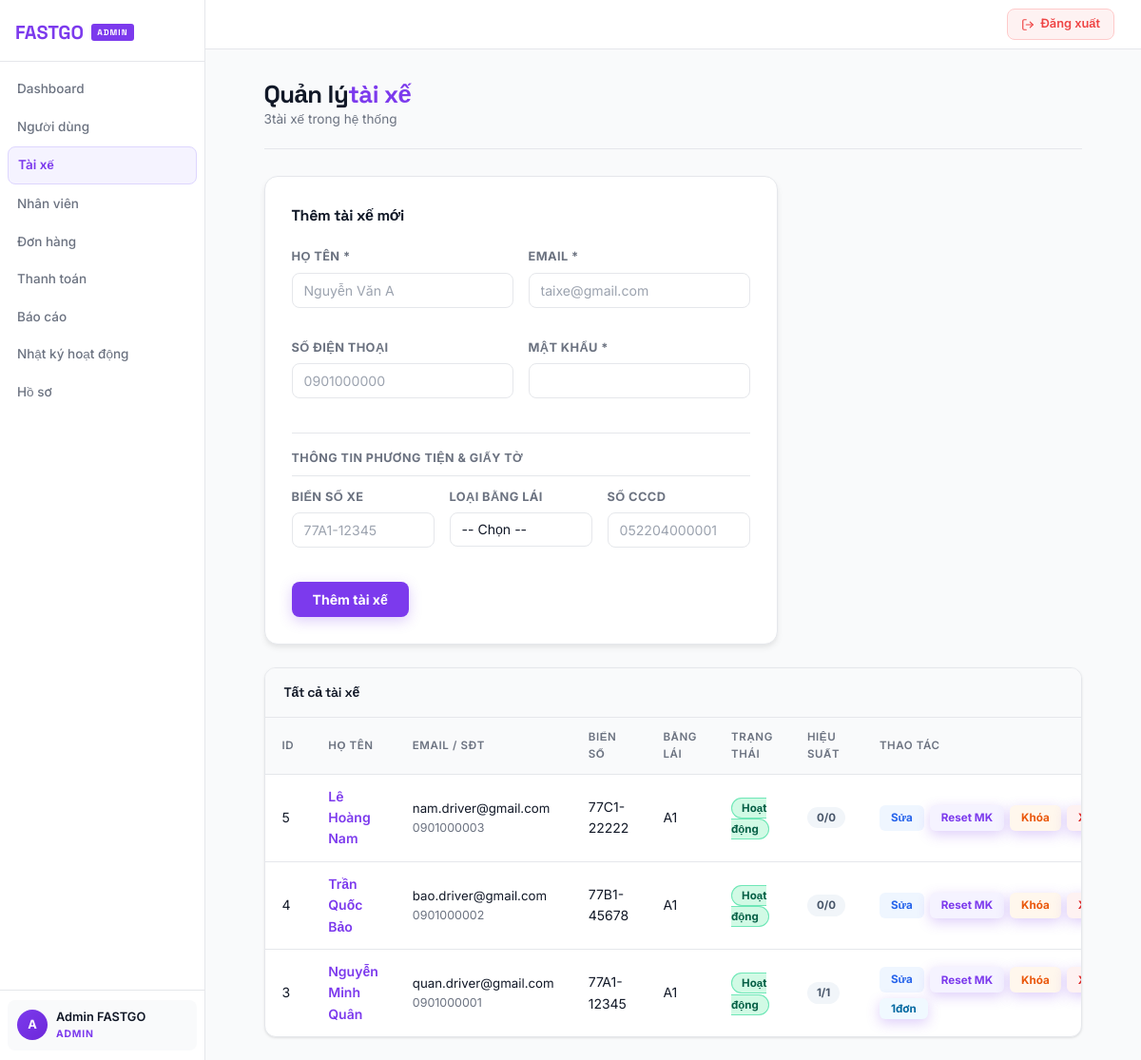
Screenshot of /admin/drivers.php (signed in) with the database file from the repository.
### tables this page shows
CREATE TABLE `users` (
  `id` int(11) NOT NULL,
  `fullname` varchar(255) NOT NULL,
  `email` varchar(255) NOT NULL,
  `phone` varchar(20) DEFAULT NULL,
  `password` varchar(255) NOT NULL,
  `role` enum('admin','staff','driver','customer') DEFAULT 'customer',
  `status` enum('active','locked') NOT NULL DEFAULT 'active',
  `cccd` varchar(20) DEFAULT NULL,
  `birthdate` date DEFAULT NULL,
  `education` varchar(100) DEFAULT NULL,
  `vehicle_plate` varchar(20) DEFAULT NULL,
  `address` text DEFAULT NULL,
  `hometown` varchar(255) DEFAULT NULL,
  `ethnicity` varchar(100) DEFAULT NULL,
  `gender` varchar(20) DEFAULT NULL,
  `nationality` varchar(100) DEFAULT NULL,
  `religion` varchar(100) DEFAULT NULL,
  `license_type` varchar(20) DEFAULT NULL,
  `created_at` timestamp NOT NULL DEFAULT current_timestamp()
);

### admin/drivers.php (the view, shortened to what this page needs)
<?php
require "../includes/db.php";
$edit_user = null;
$drivers = $conn->query("SELECT * FROM users WHERE role='driver' ORDER BY id DESC")->fetchAll(PDO::FETCH_ASSOC);
include "../includes/header-admin.php";
?>
<div class="page-header">
 <div>
 <h2><?= $edit_user ? 'Chỉnh sửa' : 'Quản lý' ?><span>tài xế</span></h2>
 <p style="color:var(--text-muted);font-size:.85rem;margin:0;"><?= count($drivers) ?>tài xế trong hệ thống</p>
 </div>
</div>
<div class="form-card">
 <h3 style="margin:0 0 20px;font-size:1rem;"><?= $edit_user ? 'Chỉnh sửa tài xế' : 'Thêm tài xế mới' ?></h3>
 <form method="POST">
 <div class="form-grid">
 <div class="form-group">
 <label>Họ tên *</label>
 <input type="text" name="fullname" required placeholder="Nguyễn Văn A"
 value="<?= htmlspecialchars($edit_user['fullname'] ?? '') ?>">
 </div>
 <div class="form-group">
 <label>Email *</label>
 <input type="email" name="email" required placeholder="taixe@gmail.com"
 value="<?= htmlspecialchars($edit_user['email'] ?? '') ?>">
 </div>
 <div class="form-group">
 <label>Số điện thoại</label>
 <input type="text" name="phone" placeholder="0901000000"
 value="<?= htmlspecialchars($edit_user['phone'] ?? '') ?>">
 </div>
 <div class="form-group">
 <label><?= $edit_user ? 'Mật khẩu mới (bỏ trống = giữ nguyên)' : 'Mật khẩu *' ?></label>
 <input type="password" name="password" <?= $edit_user ? '' : 'required' ?>placeholder="<?= $edit_user ? 'Để trống nếu không đổi' : 'Nhập mật khẩu' ?>">
 </div>
 </div>
 <p class="form-section-title">Thông tin phương tiện & giấy tờ</p>
 <div class="form-grid3">
 <div class="form-group">
 <label>Biển số xe</label>
 <input type="text" name="vehicle_plate" placeholder="77A1-12345"
 value="<?= htmlspecialchars($edit_user['vehicle_plate'] ?? '') ?>">
 </div>
 <div class="form-group">
 <label>Loại bằng lái</label>
 <select name="license_type">
 <option value="">-- Chọn --</option>
 </select>
 </div>
 <div class="form-group">
 <label>Số CCCD</label>
 <input type="text" name="cccd" placeholder="052204000001"
 value="<?= htmlspecialchars($edit_user['cccd'] ?? '') ?>">
 </div>
 </div>
 <div class="form-actions">
 <button type="submit" class="btn-primary"><?= $edit_user ? 'Lưu thay đổi' : 'Thêm tài xế' ?></button>
 </div>
 </form>
</div>
<div class="table-wrap">
<div class="table-header"><h3>Tất cả tài xế</h3></div>
<table>
<thead>
<tr>
 <th>ID</th><th>Họ tên</th><th>Email / SĐT</th>
 <th>Biển số</th><th>Bằng lái</th>
 <th>Trạng thái</th><th>Hiệu suất</th><th style="min-width:310px">Thao tác</th>
</tr>
</thead>
<tbody>
<?php if (empty($drivers)): ?>
<tr><td colspan="8" class="empty-state"><p>Chưa có tài xế nào</p></td></tr>
<?php else: ?>
<?php foreach ($drivers as $d):
 $is_locked = (($d['status'] ?? 'active') === 'locked');
 $stats = $conn->prepare("
 SELECT
 COUNT(*) AS total,
 SUM(status='completed') AS completed,
 SUM(status IN ('assigned','picked_up','delivering')) AS active_orders
 FROM orders WHERE driver_id=?
 ");
 $stats->execute([$d['id']]);
 $st = $stats->fetch(PDO::FETCH_ASSOC);
 $total_orders = (int)$st['total'];
 $completed_orders = (int)$st['completed'];
?>
<tr style="<?= $is_locked ? 'opacity:.65;' : '' ?>">
 <td><?= $d['id'] ?></td>
 <td><strong><?= htmlspecialchars($d['fullname']) ?></strong></td>
 <td>
 <div style="font-size:.83rem"><?= htmlspecialchars($d['email']) ?></div>
 <div style="font-size:.78rem;color:var(--text-muted)"><?= htmlspecialchars($d['phone']) ?></div>
 </td>
 <td><?= htmlspecialchars($d['vehicle_plate'] ?: '—') ?></td>
 <td><?= htmlspecialchars($d['license_type'] ?: '—') ?></td>
 <td><span class="badge-<?= $is_locked ? 'locked' : 'active' ?>"><?= $is_locked ? 'Đã khóa' : 'Hoạt động' ?></span></td>
 <td>
 <div style="display:flex;gap:4px;flex-wrap:wrap;">
 <span class="stat-pill"><?= $completed_orders ?>/<?= $total_orders ?></span>
 </div>
 </td>
 <td>
 <div class="user-actions">
 <a href="?edit=<?= $d['id'] ?>" class="btn-sm btn-edit">Sửa</a>
 <button class="btn-sm btn-reset" onclick="openModal('reset', <?= $d['id'] ?>, '<?= addslashes(htmlspecialchars($d['fullname'])) ?>')">Reset MK</button>
 <?php if ($is_locked): ?>
 <button class="btn-sm btn-unlock" onclick="openModal('unlock', <?= $d['id'] ?>, '<?= addslashes(htmlspecialchars($d['fullname'])) ?>')">Mở khóa</button>
 <?php else: ?>
 <button class="btn-sm btn-lock" onclick="openModal('lock', <?= $d['id'] ?>, '<?= addslashes(htmlspecialchars($d['fullname'])) ?>')">Khóa</button>
 <?php endif; ?>
 <button class="btn-sm btn-delete" onclick="openModal('delete', <?= $d['id'] ?>, '<?= addslashes(htmlspecialchars($d['fullname'])) ?>')">Xóa</button>
 <?php if ($total_orders >0): ?>
 <button class="btn-sm btn-view" onclick="toggleOrders(<?= $d['id'] ?>)"><?= $total_orders ?>đơn</button>
 <?php endif; ?>
 </div>
 </td>
</tr>
<?php endforeach; ?>
<?php endif; ?>
</tbody>
</table>
</div>
<?php include "../includes/footer.php"; ?>

### includes/header-admin.php (style rules this page uses)
:root { --role-color:#7C3AED;--role-dark:#5B21B6;--role-mid:#6D28D9;--role-light:#F5F3FF;--role-border:#DDD6FE;--role-glow:rgba(124,58,237,.14);--shadow-brand:0 4px 14px rgba(124,58,237,.25); }

### admin/drivers.php (style rules this page uses)
.btn-sm { padding:4px 12px; border-radius:6px; font-size:.73rem; font-weight:700; cursor:pointer; border:none; transition:.15s; white-space:nowrap; text-decoration:none; display:inline-block; }
.btn-edit { background:#EFF6FF; color:#2563EB; }
.btn-lock { background:#FFF7ED; color:#EA580C; }
.btn-delete { background:#FEF2F2; color:#DC2626; }
.btn-reset { background:#F5F3FF; color:#7C3AED; }
.btn-view { background:#F0F9FF; color:#0369A1; }
.btn-primary { background:var(--role-color); color:#fff; padding:10px 22px; border-radius:8px; font-size:.88rem; font-weight:700; border:none; cursor:pointer; }
.form-card { background:#fff; border-radius:14px; padding:28px; border:1px solid var(--border); margin-bottom:24px; }
.form-grid { display:grid; grid-template-columns:1fr 1fr; gap:16px; }
.form-grid3 { display:grid; grid-template-columns:1fr 1fr 1fr; gap:16px; }
.form-group label { display:block; font-size:.8rem; font-weight:700; color:var(--text-muted); margin-bottom:6px; text-transform:uppercase; letter-spacing:.4px; }
.form-group input, .form-group select { width:100%; padding:9px 12px; border:1.5px solid var(--border); border-radius:8px; font-size:.88rem; box-sizing:border-box; }
.form-actions { display:flex; gap:10px; margin-top:20px; align-items:center; }
.form-section-title { font-size:.78rem; font-weight:700; text-transform:uppercase; color:var(--text-muted); letter-spacing:.5px; margin:20px 0 12px; border-top:1px solid var(--border); padding-top:16px; }
.badge-active { background:#D1FAE5; color:#065F46; border:1px solid #6EE7B7; padding:3px 10px; border-radius:20px; font-size:.72rem; font-weight:700; }
.user-actions { display:flex; gap:6px; flex-wrap:wrap; }
.stat-pill { background:#F1F5F9; border-radius:20px; padding:2px 10px; font-size:.72rem; font-weight:700; color:#475569; }

### rows the page displays
users: id "5", fullname "Lê Hoàng Nam", email "nam.driver@gmail.com", phone "0901000003", vehicle_plate "77C1-22222", license_type "A1", status "Hoạt động", completed_orders "0", total_orders "0"
users: id "4", fullname "Trần Quốc Bảo", email "bao.driver@gmail.com", phone "0901000002", vehicle_plate "77B1-45678", license_type "A1", status "Hoạt động", completed_orders "0", total_orders "0"
users: id "3", fullname "Nguyễn Minh Quân", email "quan.driver@gmail.com", phone "0901000001", vehicle_plate "77A1-12345", license_type "A1", status "Hoạt động", completed_orders "1", total_orders "1"

### other values shown
$item['label'] "Dashboard"
$item['label'] "Người dùng"
$item['label'] "Tài xế"
$item['label'] "Nhân viên"
$item['label'] "Đơn hàng"
$item['label'] "Thanh toán"
$item['label'] "Báo cáo"
$item['label'] "Nhật ký hoạt động"
$item['label'] "Hồ sơ"
$initials "A"
$fullname "Admin FASTGO"
count($drivers) "3"
